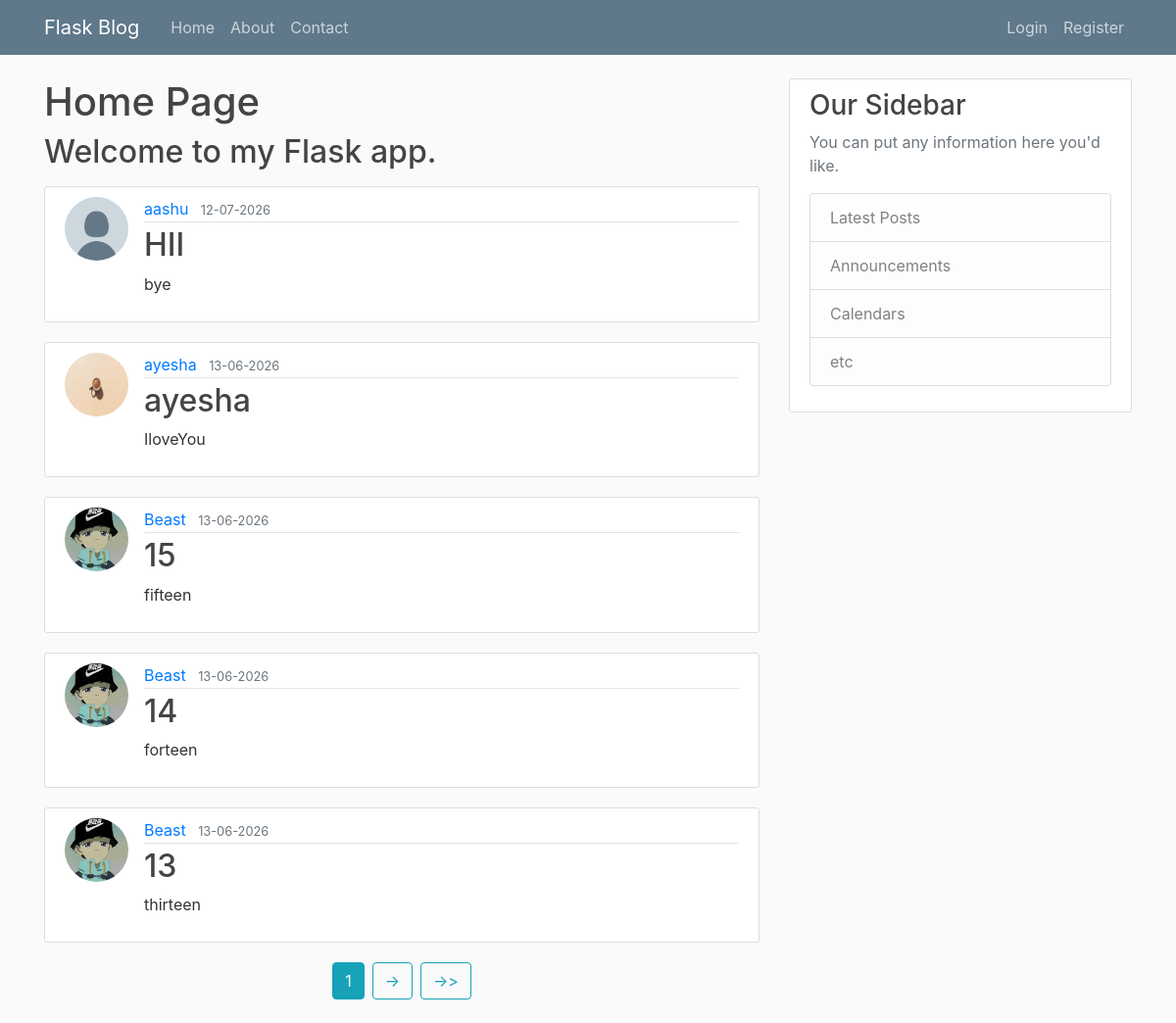
Page /home on the earlier database version.
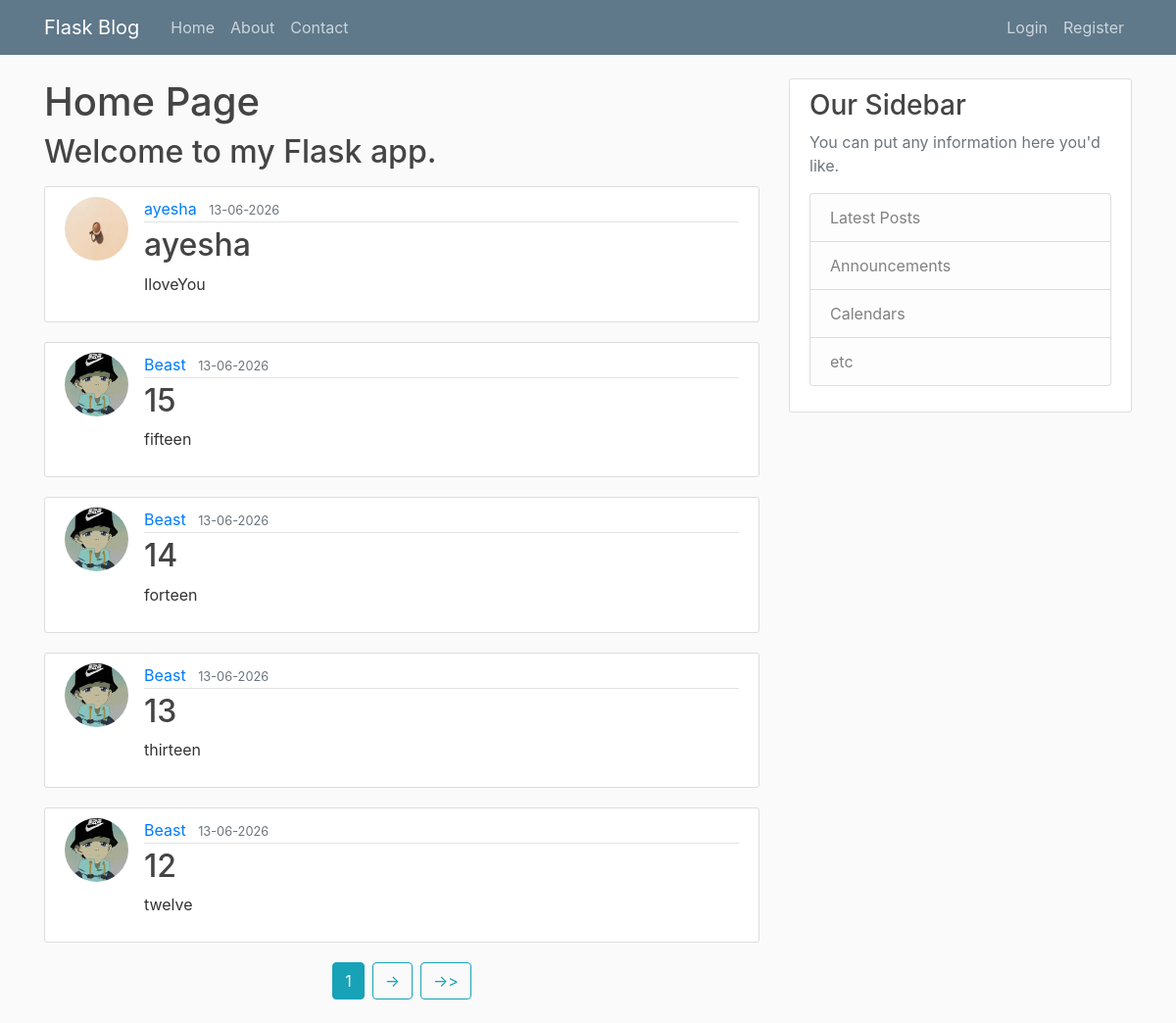
Same page on the later database version.
### flask_blog/models.py (models this page shows, shortened)
class Post(db.Model):
    id = db.Column(db.Integer, primary_key=True)
    title = db.Column(db.String(100), nullable = False)
    dateposted = db.Column(db.DateTime, nullable = False, default=lambda: datetime.now(timezone.utc))
    content = db.Column(db.Text, nullable = False)
    user_id = db.Column(db.Integer, db.ForeignKey('user.id'), nullable = False)

class User(db.Model, UserMixin):
    id = db.Column(db.Integer,  primary_key = True)
    username = db.Column(db.String(20), unique = True, nullable = False)
    email = db.Column(db.String(120), unique = True, nullable = False)
    image_file = db.Column(db.String(20), default = 'default.jpg', nullable = False)
    password = db.Column(db.String(60), nullable = False)
    posts = db.relationship('Post', backref='author', lazy=True)

### flask_blog/main/routes.py (the view)
@main.route('/')
@main.route('/home')
def home():
    page = request.args.get('page', 1, type=int)
    posts = Post.query.order_by(Post.dateposted.desc()).paginate(page=page, per_page=5)
    return render_template('home.html', posts=posts)

### flask_blog/templates/home.html (shortened to what this page needs)
{% extends "layouts.html" %}
{% block content %}
    <h1>Home Page</h1>
    <h2><p>Welcome to my Flask app.</p></h2>
    {% for post in posts.items %}
        <article class="media content-section">
            <img class="rounded-circle article-img" src="{{ url_for('static', filename='profile_pics/' + post.author.image_file) }}">
            <div class="media-body">
                <div class="article-metadata">
                <a class="mr-2" href="{{ url_for('users.user_posts', username=post.author.username) }}">{{ post.author.username }}</a>
                <small class="text-muted">{{ post.dateposted.strftime("%d-%m-%Y") }}</small>
                </div>
                <h2><a class="article-title" href="{{ url_for('posts.post_page', post_id=post.id) }}">{{ post.title }}</a></h2>
                <p class="article-content">{{ post.content }}</p>
            </div>
        </article>
    {% endfor %}
    <div class="d-flex justify-content-center">
        {% for page_num in posts.iter_pages(left_edge=1, right_edge=1, left_current=1, right_current=1) %}
            {% if page_num %}
                {% if page_num == posts.page %}
                    <a class="btn btn-info mb-4 mr-1 ml-1" href="{{ url_for('main.home', page=page_num) }}">{{ page_num }}</a>
                {% else %}
                    {% if page_num == posts.pages %}
                        <a class="btn btn-outline-info mb-4 mr-1 ml-1" href="{{ url_for('main.home', page=page_num) }}">->></a>
                    {% elif page_num == 1 %}
                        <a class="btn btn-outline-info mb-4 mr-1 ml-1" href="{{ url_for('main.home', page=page_num) }}"><<-</a>
                    {% elif page_num > posts.page %}
                        <a class="btn btn-outline-info mb-4 mr-1 ml-1" href="{{ url_for('main.home', page=page_num) }}">-></a>
                    {% else %}
                        <a class="btn btn-outline-info mb-4 mr-1 ml-1" href="{{ url_for('main.home', page=page_num) }}"><-</a>
                    {% endif %}
                {% endif %}
            {% endif %}
        {% endfor %}
    </div>
{% endblock content %}

Differences in the rows shown:
removed Post: image_file (placeholder picture), author.username "aashu", dateposted "12-07-2026", title "HII", content "bye"
now on this page (row unchanged): Post: image_file (picture), author.username "Beast", dateposted "13-06-2026", title "12", content "twelve"
